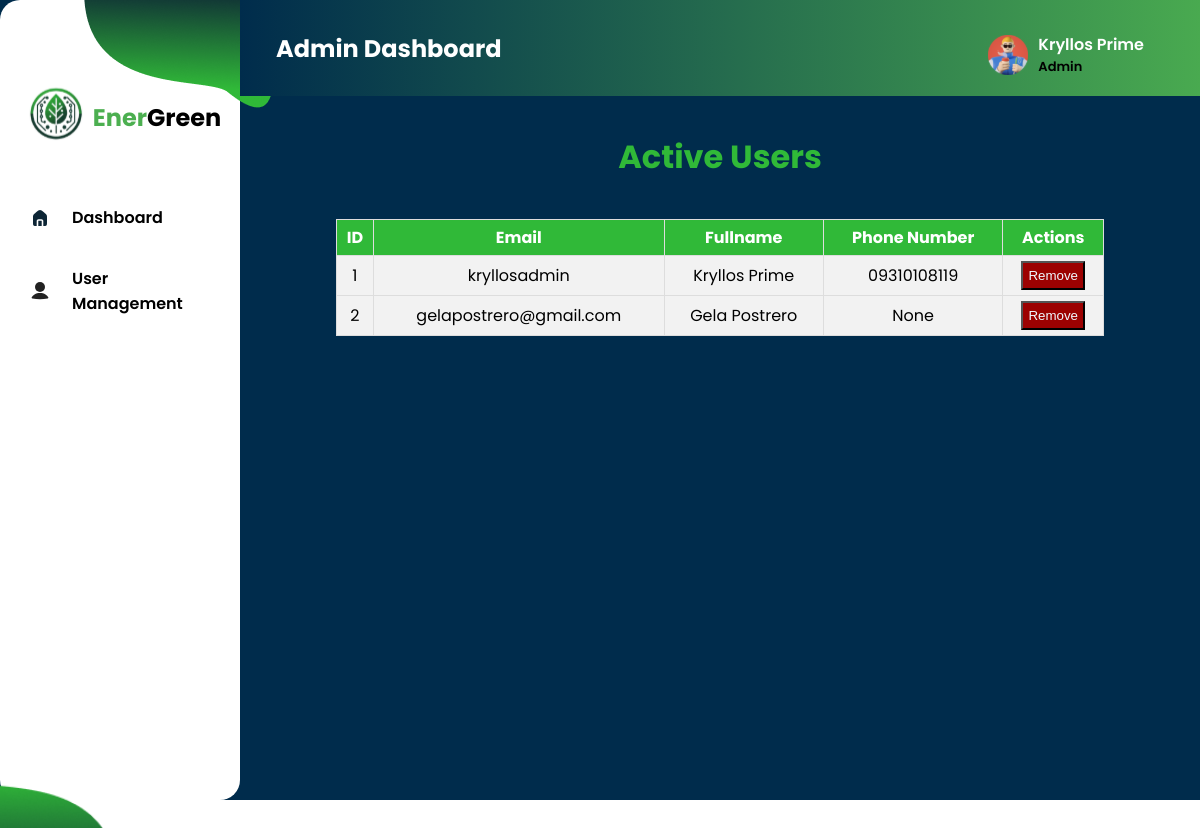
Page /UserManagement (signed in) on the earlier database version.
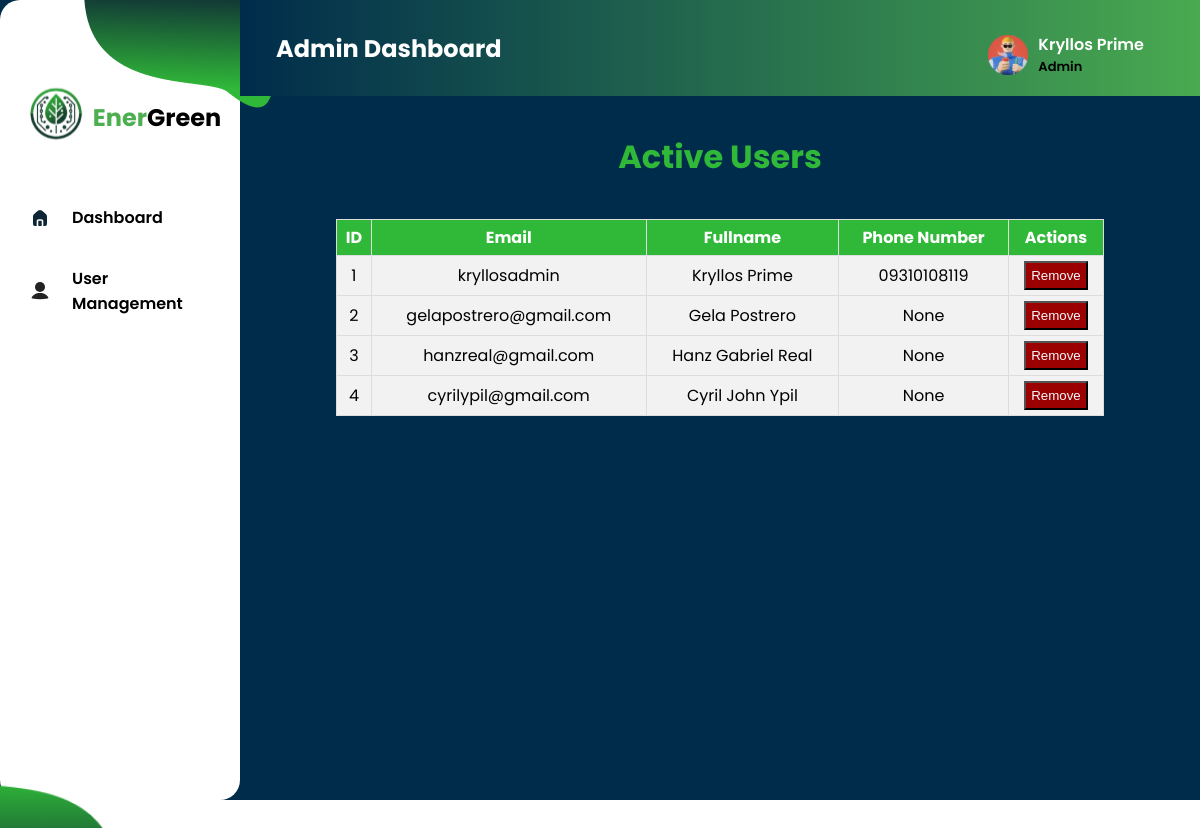
Same page on the later database version.
### tables this page shows
CREATE TABLE user (
  id INTEGER NOT NULL PRIMARY KEY,
  email TEXT NOT NULL UNIQUE,
  fullname TEXT NOT NULL,
  password TEXT DEFAULT NULL,
  phoneno TEXT DEFAULT NULL,
  hasSetup INTEGER DEFAULT 0
);

### app.py (the view)
@app.route('/UserManagement')
def UserManagement():
    records = db.getall_users(table='user')
    return render_template('AdminCarbonEmissionDash.html',fullname=session.get('name'),records=records) if not session.get('name') == None else redirect(url_for('landing'))

### app.py (called while the page is built)
@app.after_request
def after_request(response):
    response.headers['Cache-Control'] = 'no-cache,no-store,must-revalidate'
    return response

### dbhelper.py (called while the page is built)
    def getdb_connection(self):
        connection = connect(self.database)
        return connection

    def getprocess(self,sql:str):
        connection = self.getdb_connection()
        cursor = connection.cursor()
        cursor.execute(sql)
        cursor.row_factory = Row
        data:list = cursor.fetchall()  # Convert rows to dictionaries
        cursor.close()
        connection.close()
        return data

    def getall_users(self, table:str)->list:
        query = f"SELECT * FROM {table}"
        users:list = self.getprocess(query)
        return users

### templates/AdminCarbonEmissionDash.html (shortened to what this page needs)
{% extends 'AdminDashTemplate.html' %}
{% block content %}
<div style="display: flex; justify-content:center; align-items:center; padding-top: 1em;">
    <h1><span style="color: #30B938; text-align:center;">Active Users</span></h1>
</div>
<div class="table-container">
    <table class="styled-table">
        <thead>
            <tr>
                <th>ID</th>
                <th>Email</th>
                <th>Fullname</th>
                <th>Phone Number</th>
                <th>Actions</th>
            </tr>
        </thead>
        <tbody>
            {% for record in records %}
            <tr>
                <td>{{ record['id'] }}</td>
                <td>{{ record['email'] }}</td>
                <td>{{ record['fullname'].title() }}</td>
                <td>{{ record['phoneno']}}</td>
                <td><button style="cursor: pointer;background-color:rgb(156, 1, 1);color:aliceblue;padding:5px;" class="remove-btn" data-email="{{ record['email'] }}">Remove</button></td>
                </tr>
            {% endfor %}
        </tbody>
    </table>
</div>
{% endblock %}

### templates/AdminDashTemplate.html (shortened to what this page needs)
<!DOCTYPE html>
<html lang="en">
<head>
    <link rel="stylesheet" href="../static/css/AdminDashTemplateStyle.css">
</head>
<body>
    <div class="Container">
        <div class="Side-Navigation">
            <img id="sidetopimg" src="../static/images/png/sideimg2.png" alt="">
            <div class="logo-div">
                <div class="img-logo">
                    <img src="../static/images/logo/logo.svg" alt="">
                </div>
                <div class="webname">
                    <h2><span id="Color">Ener</span>Green</h2>
                </div>
            </div>
            <div class="Navigation-buttons">
                <div class="Dashbtn">
                    <li>
                        <a href="{{ url_for('AdminDashboard') }}" class="nav-button">
                            <img id="homeicon" src="../static/images/svg/Home-Icon.svg" alt="Dashboard Icon" width="24" height="24"> Dashboard
                        </a>
                    </li>
                </div>
                <div class="Dashbtn">
                    <li>
                        <a href="{{ url_for('UserManagement') }}" class="nav-button">
                            <img src="../static/images/svg/useric.svg" alt="Dashboard Icon" width="24" height="24"> User Management
                        </a>
                    </li>
                </div>
            </div>
            <img id="side-img" src="../static/images/png/sidebotimg.png" alt="" width="208">
        </div>
        <div class="Top-Main-Content">
            <div class="Top-Navigation">
                <div class="page-title">
                    <h2 id="dash-title">Admin Dashboard</h2>
                </div>
                <div class="profile-section" onclick="toggleDropdown()">
                    <a href="#">
                        <img src="../static/images/svg/profilenako.svg" alt="">
                        <div class="name-status">
                            <span id="user-name">{{ fullname }}</span> <br>
                            <p>Admin</p>
                        </div>
                    </a>
                </div>
            </div>
            {%  block content %}
            {% endblock %}
            </div>
        </div>
</body>
</html>

### static/css/AdminDashTemplateStyle.css (style rules this page uses)
body { padding: 0; margin: 0; box-sizing: border-box; overflow: hidden; }
.Container { display: flex; flex-direction: row; font-family: 'Poppins', sans-serif; overflow: hidden; width: 100vw; height: 100vh; background-color: #002c4c; }
.Side-Navigation { display: flex; align-items: center; flex-direction: column; width: 20vw; height: 100vh; background-color: #ffff; border-radius: 20px; }
#side-img { position: absolute; top: 87%; right: 90%; }
#sidetopimg { position: absolute; left: 7%; }
.profile-section span { color: #ffff; margin-right: 2em; }
.profile-section { position: relative; }
.name-status p { margin: 0; padding: 0; font-size: 13px; }
.Top-Navigation { position: relative; width: 100%; height: 12vh; background: linear-gradient(to left, #4CAF50, #002c4c); display: flex; align-items: center; padding: 0 20px; }
.page-title { position: relative; left: 1em; }
#dash-title { color: #ffff; }
.profile-section { display: flex; align-items: center; gap: 20px; position: absolute; top: 2em; right: 4em; font-weight: 600; }
.profile-section a { display: flex; align-items: center; text-decoration: none; color: black; gap: 10px; }
.profile-section img { width: 40px; height: 40px; }
.Top-Main-Content { width: 100%; height: 20vh; flex-direction: column; justify-content: space-between; }
.logo-div { display: flex; align-items: center; margin: 1em 2em 2em 2em; }
.logo-div, .Navigatiuon-buttons { margin-top: 5em; }
#Color { color: #4CAF50; }
.Dashbtn { list-style: none; width: 100%; border-radius: 20px; }
.Navigation-buttons { display: flex; flex-direction: column; align-items: flex-start; }
.Dashbtn a { display: flex; align-items: center; margin: 8px; gap: 20px; text-decoration: none; padding: 10px 20px; color: black; font-weight: 600; transition: background-color 0.3s, color 0.3s; border-radius: 10px; }
.Dashbtn a img { transition: color 0.1s; }

### templates/AdminCarbonEmissionDash.html (style rules this page uses)
.table-container { display: flex; justify-content: center; align-items: center; padding-top: 1em; max-height: 600px; overflow-y: auto; }
.styled-table { width: 80%; border-collapse: collapse; }
.styled-table thead { background-color: #30B938; color: white; }
.styled-table th, .styled-table td { padding: 5px 5px; text-align: center; border: 1px solid #ddd; }
.styled-table td { background-color: #f2f2f2; }
.styled-table tbody tr:nth-child(even) { background-color: #f2f2f2; }

Differences in the rows shown:
added user: id "3", email "hanzreal@gmail.com", fullname "Hanz Gabriel Real", phoneno "None"
added user: id "4", email "cyrilypil@gmail.com", fullname "Cyril John Ypil", phoneno "None"
